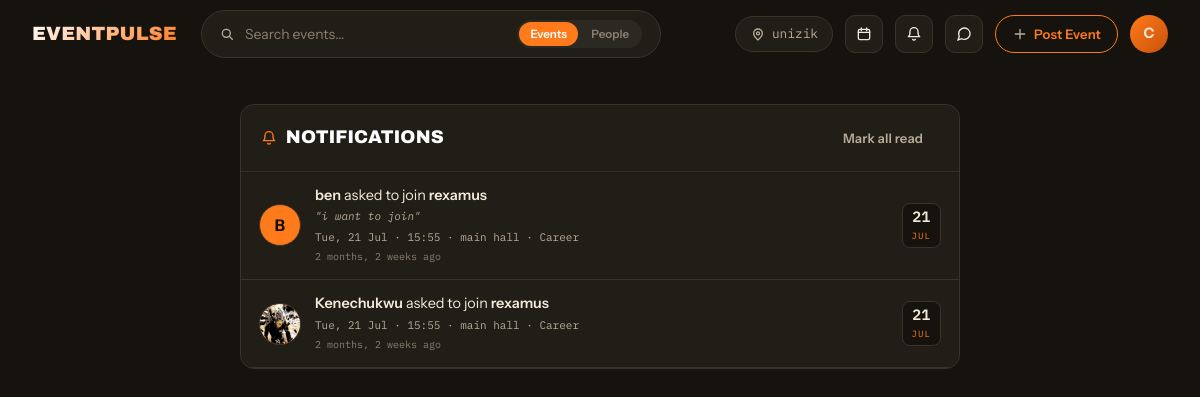
/social/notifications/ (signed in), run on the app's committed database.
### accounts/models.py (models this page shows, shortened)
class User(AbstractUser):
    class Role(models.TextChoices):
        STUDENT = 'student', 'Student'
        SOCIETY = 'society', 'Society / Club'
        STAFF   = 'staff',   'Staff'
        ADMIN   = 'admin',   'Admin'
    class Plan(models.TextChoices):
        FREE    = 'free',    'Free'
        PREMIUM = 'premium', 'Premium'
    class YearOfStudy(models.TextChoices):
        YEAR_1 = '1',  'Year 1 — Fresher'
        YEAR_2 = '2',  'Year 2'
        YEAR_3 = '3',  'Year 3'
        YEAR_4 = '4',  'Year 4'
        YEAR_5 = '5',  'Year 5'
        PG     = 'pg', 'Postgraduate'
        PHD    = 'phd','PhD'
    email           = models.EmailField(unique=True)
    profile_picture = models.ImageField(upload_to='profiles/', blank=True, null=True)
    bio             = models.TextField(blank=True)
    phone_number    = models.CharField(max_length=20, blank=True)
    university      = models.CharField(max_length=200, blank=True)
    department      = models.CharField(max_length=200, blank=True)
    student_id      = models.CharField(max_length=50,  blank=True)
    year_of_study   = models.CharField(
        max_length=5,
        choices=YearOfStudy.choices,
        blank=True,
    )
    role = models.CharField(
        max_length=20,
        choices=Role.choices,
        default=Role.STUDENT,
    )
    plan = models.CharField(
        max_length=20,
        choices=Plan.choices,
        default=Plan.FREE,
    )
    plan_expiry = models.DateTimeField(blank=True, null=True)
    updated_at = models.DateTimeField(auto_now=True)
    USERNAME_FIELD  = 'email'
    REQUIRED_FIELDS = ['username']
    class Meta:
        verbose_name        = 'User'
        verbose_name_plural = 'Users'
        ordering            = ['-date_joined']

### social/models.py (models this page shows, shortened)
class Notification(models.Model):
    class Kind(models.TextChoices):
        NEW_EVENT     = 'new_event',     'New event from someone you follow'
        RSVP_REQUEST  = 'rsvp_request',  'Someone requested to join your event'
        RSVP_APPROVED = 'rsvp_approved', 'Your request to join was approved'
    recipient = models.ForeignKey(
        settings.AUTH_USER_MODEL,
        on_delete=models.CASCADE,
        related_name='notifications',
    )
    actor = models.ForeignKey(
        settings.AUTH_USER_MODEL,
        on_delete=models.CASCADE,
        related_name='+',
    )
    kind = models.CharField(
        max_length=30,
        choices=Kind.choices,
        default=Kind.NEW_EVENT,
    )
    event = models.ForeignKey(
        'events.Event',
        on_delete=models.CASCADE,
        related_name='notifications',
        null=True, blank=True,
    )
    note = models.CharField(max_length=500, blank=True, default='')
    is_read    = models.BooleanField(default=False)
    created_at = models.DateTimeField(auto_now_add=True)
    class Meta:
        ordering = ['-created_at']
        indexes = [
            models.Index(fields=['recipient', 'is_read']),
        ]

### events/models.py (models this page shows, shortened)
class Event(models.Model):
    class Status(models.TextChoices):
        DRAFT     = "draft",     "Draft"
        PUBLISHED = "published", "Published"
        CANCELLED = "cancelled", "Cancelled"
        COMPLETED = "completed", "Completed"
    class PriceType(models.TextChoices):
        FREE = "free", "Free"
        PAID = "paid", "Paid"
    title       = models.CharField(max_length=200)
    slug        = models.SlugField(max_length=220, unique=True, blank=True)
    description = models.TextField()
    cover_image = models.ImageField(upload_to="events/covers/", blank=True, null=True)
    organiser = models.ForeignKey(
        settings.AUTH_USER_MODEL,
        on_delete=models.CASCADE,
        related_name="organised_events",
    )
    category = models.ForeignKey(
        Category,
        on_delete=models.SET_NULL,
        null=True,
        blank=True,
        related_name="events",
    )
    location_name    = models.CharField(max_length=200)
    location_address = models.TextField(blank=True)
    location_lat     = models.DecimalField(max_digits=9, decimal_places=6, blank=True, null=True)
    location_lng     = models.DecimalField(max_digits=9, decimal_places=6, blank=True, null=True)
    area             = models.CharField(max_length=100, blank=True, help_text="Neighbourhood or city for filtering")
    start_datetime = models.DateTimeField()
    end_datetime   = models.DateTimeField(blank=True, null=True)
    capacity     = models.PositiveIntegerField(blank=True, null=True, help_text="Leave blank for unlimited")
    price_type   = models.CharField(max_length=10, choices=PriceType.choices, default=PriceType.FREE)
    ticket_price = models.DecimalField(max_digits=10, decimal_places=2, default=0.00)
    is_premium_only = models.BooleanField(default=False, help_text="Only premium users can join")
    is_featured     = models.BooleanField(default=False, help_text="Pin to top of feed")
    status          = models.CharField(max_length=20, choices=Status.choices, default=Status.DRAFT)
    checkin_token = models.UUIDField(
        default=uuid.uuid4,
        editable=False,
        unique=True,
        help_text="Embedded in QR code for check-in",
    )
    qr_code = models.ImageField(
        upload_to="qrcodes/",
        blank=True,
        null=True,
        help_text="Auto-generated on publish",
    )
    created_at = models.DateTimeField(auto_now_add=True)
    updated_at = models.DateTimeField(auto_now=True)
    class Meta:
        verbose_name        = "Event"
        verbose_name_plural = "Events"
        ordering            = ["-is_featured", "-created_at"]
        indexes = [
            models.Index(fields=["status", "start_datetime"]),
            models.Index(fields=["organiser"]),
            models.Index(fields=["category"]),
            models.Index(fields=["area"]),
        ]

class Category(models.Model):
    name        = models.CharField(max_length=60, unique=True)
    slug        = models.SlugField(max_length=60, unique=True, blank=True)
    icon        = models.CharField(max_length=10, blank=True, help_text="Emoji e.g. 🎵")
    description = models.TextField(blank=True)
    colour      = models.CharField(max_length=7, default="#4B6BF1", help_text="Hex colour for UI badges")
    created_at  = models.DateTimeField(auto_now_add=True)
    class Meta:
        verbose_name        = "Category"
        verbose_name_plural = "Categories"
        ordering            = ["name"]

### social/views.py (the view)
# urls.py: path('notifications/',                  views.notifications_view,         name='notifications'),
@login_required(login_url='accounts:login')
def notifications_view(request):
    notifs = (
        request.user.notifications
        .select_related('actor', 'event', 'event__category')
        [:50]
    )
    return render(request, 'social/notifications.html', {
        'notifs': notifs,
    })

### social/context_processors.py (called while the page is built)
def unread_messages(request):
    if not request.user.is_authenticated:
        return {'unread_messages_count': 0}
    count = (
        Message.objects
        .filter(conversation__participants=request.user, is_read=False)
        .exclude(sender=request.user)
        .count()
    )
    return {'unread_messages_count': count}

### templates/social/notifications.html (shortened to what this page needs)
{% extends 'base.html' %}
{% load static %}
{% block content %}
<div class="ep-chat-page">
  <div class="ep-chat-container ep-notifs">
    <header class="ep-inbox__header">
      <h1 class="ep-inbox__title">
        <span class="ep-icon ep-icon--bell ep-icon--accent"></span>
        Notifications
      </h1>
      {% if notifs %}
      <form method="POST" action="{% url 'social:notifications_read_all' %}" class="ep-notifs__readall">
        <button type="submit" class="ep-btn ep-btn--ghost ep-btn--sm">Mark all read</button>
      </form>
      {% endif %}
    </header>
    {% if notifs %}
      <ul class="ep-notif-list">
        {% for n in notifs %}
        <li>
          <a href="{% url 'social:notification_open' n.pk %}" class="ep-notif {% if not n.is_read %}ep-notif--unread{% endif %}">
            <div class="ep-notif__avatar">
              {% if n.actor.profile_picture %}
                <img src="{{ n.actor.profile_picture.url }}" alt="{{ n.actor.username }}">
              {% else %}
                <span>{{ n.actor.username|first|upper }}</span>
              {% endif %}
            </div>
            <div class="ep-notif__body">
              <p class="ep-notif__text">
                {% if n.kind == 'rsvp_request' %}
                  <b>{{ n.actor.username }}</b> asked to join
                  {% if n.event %}<b>{{ n.event.title|truncatechars:40 }}</b>{% else %}your event{% endif %}
                {% elif n.kind == 'rsvp_approved' %}
                  <b>{{ n.actor.username }}</b> approved your request to join
                  {% if n.event %}<b>{{ n.event.title|truncatechars:40 }}</b>{% else %}the event{% endif %}
                {% else %}
                  <b>{{ n.actor.username }}</b> posted
                  {% if n.event %}<b>{{ n.event.title|truncatechars:48 }}</b>{% else %}an event{% endif %}
                {% endif %}
              </p>
              {% if n.kind == 'rsvp_request' and n.note %}
              <p class="ep-notif__meta" style="font-style:italic;">"{{ n.note }}"</p>
              {% endif %}
              {% if n.event %}
              <p class="ep-notif__meta">
                {{ n.event.start_datetime|date:"D, d M · H:i" }} · {{ n.event.location_name|truncatechars:26 }}
                {% if n.event.category %} · {{ n.event.category.name }}{% endif %}
              </p>
              {% endif %}
              <span class="ep-notif__time">{{ n.created_at|timesince }} ago</span>
            </div>
            {% if n.event %}
            <div class="ep-notif__date">
              <b>{{ n.event.start_datetime|date:"d" }}</b>
              <span>{{ n.event.start_datetime|date:"M" }}</span>
            </div>
            {% endif %}
          </a>
        </li>
        {% endfor %}
      </ul>
    {% else %}
      <div class="ep-chat-empty">
        <span class="ep-icon ep-icon--bell ep-icon--accent"></span>
        <p>No notifications yet.</p>
        <span class="ep-chat-empty__hint">Follow organisers and friends — when they post an event, you'll see it here first.</span>
      </div>
    {% endif %}
  </div>
</div>
{% endblock %}

### templates/base.html (shortened to what this page needs)
<!DOCTYPE html>
<html lang="en">
<head>
  {% load static %}
  <link rel="stylesheet" href="{% static 'css/main.css' %}?v=20" />
</head>
<body>
{% block navbar %}
<nav class="ep-nav" id="epNav">
  <div class="ep-nav__inner">
    <a href="{% if user.is_authenticated %}{% url 'events:home' %}{% else %}{% url 'events:landing' %}{% endif %}" class="ep-nav__logo">
      <span>EVENT<b>PULSE</b></span>
    </a>
    <form class="ep-nav__search-form" id="navSearchForm" method="get"
          action="{% url 'events:home' %}"
          data-events-url="{% url 'events:home' %}"
          data-people-url="{% url 'accounts:search_people' %}">
      <div class="ep-nav__search">
        <span class="ep-icon ep-icon--search"></span>
        <input type="text" name="q" id="navSearchInput"
               placeholder="Search events…"
               value="{{ request.GET.q|default:'' }}" autocomplete="off" />
        <div class="ep-search-scope" role="tablist" aria-label="Search scope">
          <button type="button" class="ep-search-scope__btn is-active" data-scope="events">Events</button>
          <button type="button" class="ep-search-scope__btn" data-scope="people">People</button>
        </div>
      </div>
    </form>
    <div class="ep-nav__actions">
      <span class="ep-nav__location">
        <span class="ep-icon ep-icon--pin"></span>
        {% if user.is_authenticated and user.university %}{{ user.university|truncatechars:16 }}{% else %}Campus{% endif %}
      </span>
      {% if user.is_authenticated %}
        <a href="{% url 'events:calendar' %}" class="ep-nav__iconbtn" title="Campus calendar">
          <span class="ep-icon ep-icon--calendar"></span>
        </a>
        <a href="{% url 'social:notifications' %}" class="ep-nav__iconbtn" title="Notifications" id="notifBell">
          <span class="ep-icon ep-icon--bell"></span>
        </a>
        <a href="{% url 'social:inbox' %}" class="ep-nav__iconbtn" title="Messages">
          <span class="ep-icon ep-icon--chat"></span>
        </a>
        <a href="{% url 'events:create' %}" class="ep-btn ep-btn--create ep-btn--sm">
          <span class="ep-icon ep-icon--plus"></span>
          Post Event
        </a>
        <div class="ep-nav__user-menu" id="userMenu">
          <div class="ep-nav__avatar" id="avatarBtn">
            {% if user.profile_picture %}
              <img src="{{ user.profile_picture.url }}" alt="{{ user.username }}">
            {% else %}
              {{ user.username|first|upper }}
            {% endif %}
          </div>
        </div>
      {% else %}
        <a href="{% url 'accounts:login' %}"    class="ep-btn ep-btn--outline ep-btn--sm">Sign In</a>
        <a href="{% url 'accounts:register' %}" class="ep-btn ep-btn--primary ep-btn--sm">Register</a>
      {% endif %}
    </div>
  </div>
</nav>
{% endblock %}
{% block content %}{% endblock %}
{% load static %}
</body>
</html>

### data on the page
User: university "unizik", username|first "C"
Notification: actor.username|first "B", actor.username "ben", event "rexamus", note "i want to join", event.start_datetime "Tue, 21 Jul · 15:55", event.location_name "main hall", event.category.name "Career", created_at "2 months, 2 weeks", event.start_datetime "21", event.start_datetime "JUL"
Notification: actor.profile_picture (picture), actor.username "Kenechukwu", event "rexamus", event.start_datetime "Tue, 21 Jul · 15:55", event.location_name "main hall", event.category.name "Career", created_at "2 months, 2 weeks", event.start_datetime "21", event.start_datetime "JUL"
